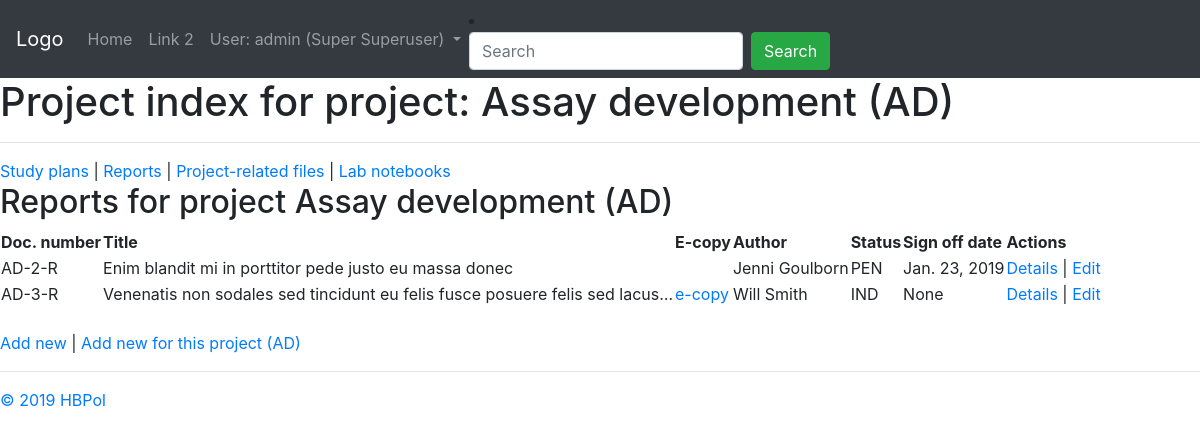
/coreapp/project/2/report (signed in), run on the app's committed database.
### coreapp/models.py (models this page shows, shortened)
class User (AbstractUser):
    date_left = models.DateField(null=True, blank=True)
    def __str__(self):
        return self.get_full_name()

class Project(models.Model):
    name = models.CharField("Project name", max_length=128)
    leader = models.ForeignKey(settings.AUTH_USER_MODEL, on_delete=models.SET_NULL, blank=True, null=True, verbose_name="Project leader")
    prefix = models.CharField("Project code", max_length=8)

class Document(models.Model):
    author = models.ForeignKey(settings.AUTH_USER_MODEL, on_delete=models.SET_NULL, blank=True, null=True, verbose_name="Main author")
    project = models.ForeignKey(Project, on_delete=models.SET_NULL, blank=True, null=True, verbose_name="Associated project")
    title = models.TextField("Document title")
    location = models.ForeignKey(Location, on_delete=models.SET_NULL, blank=True, null=True, verbose_name="Hard copy location")
    document_code = models.CharField("Document code (e.g. study plan, report... )", max_length=3, choices=DOCUMENT_CODE, default='OTH')
    efile = models.FileField("Scanned copy", upload_to='uploads/', null=True, blank=True)
    class Meta:
        abstract = True

class Report(Document):
    study_plan = models.ManyToManyField(StudyPlan, verbose_name="Study plan(s)") # It is assumed each report has one study plan only (many-to-one)
    status = models.CharField("Document status", max_length=3, choices=DOCUMENT_STATUS, default='PEN')
    document_code = 'R'
    sign_date = models.DateField("Sign-off date", null=True, blank=True)

### coreapp/views.py (the view)
# urls.py: path('project/<int:id>/report', views.project_report_list, name='project-report-list'),
@login_required
def project_report_list(request, id):
    reports = Report.objects.filter(project_id=id)
    project = Project.objects.get(id=id)
    context = {'reports': reports, 'project': project, 'page_title': 'R&D EPI | Reports'}
    return render(request, 'coreapp/project_report_list.html', context)

### coreapp/templates/coreapp/project_report_list.html
{% extends 'coreapp/project_index.html' %}
{% block content_filtered %}
	{% include 'coreapp/report_list_core.html' %}
{% endblock %}

### coreapp/templates/coreapp/project_index.html
{% extends 'coreapp/base_generic.html' %}
{% block content %}
	<h1>Project index for project: {{ project.name }} ({{ project.prefix }})</h1>
	<hr>
	<a href="{% url 'project-studyplan-list' project.id %}">Study plans</a> |
	<a href="{% url 'project-report-list' project.id %}">Reports</a> |
	<a href="{% url 'project-relatedfile-list' project.id %}">Project-related files</a> |
	<a href="{% url 'project-labbook-list' project.id %}">Lab notebooks</a>
{% endblock %}

### coreapp/templates/coreapp/base_generic.html (shortened to what this page needs)
<!DOCTYPE html>
<html>
<head>
	<link rel="stylesheet" href="https://stackpath.bootstrapcdn.com/bootstrap/4.3.1/css/bootstrap.min.css">
</head>
<body>
	<nav class="navbar navbar-expand-sm bg-dark navbar-dark">
		<a class="navbar-brand" href="#">Logo</a>
		<ul class="navbar-nav">
			<li class="nav-item">
				<a class="nav-link" href="{% url 'home' %}">Home</a>
			</li>
			<li class="nav-item">
				<a class="nav-link" href="#">Link 2</a>
			</li>
			<li class="nav-item dropdown">
			<a class="nav-link dropdown-toggle" href="#" id="navbardrop" data-toggle="dropdown">
				{% if user.is_authenticated %}
					User: {{ user.username }} ({{ user }})
				{% endif %}
			</a>
			</li>
		</ul>
		<li class="nav-item">
			<form class="form-inline" action="">
				<input class="form-control mr-sm-2" type="text" placeholder="Search">
				<button class="btn btn-success" type="submit">Search</button>
			</form>
		</li>
	</nav>
	{% block content %}
	{% endblock %}
	{% block content_filtered %}
	{% endblock %}
	{% block footer %}
	<hr>
	<a href="https://github.com/HBPol">&copy; 2019 HBPol</a>
	{% endblock %}
</body>
</html>

### coreapp/templates/coreapp/report_list_core.html
	<h2>Reports for project {{ project.name }} ({{ project.prefix }})</h2>
	<table>
		<thead>
			<th>Doc. number</th>
			<th>Title</th>
			<th>E-copy</th>
			<th>Author</th>
			<th>Status</th>
			<th>Sign off date</th>
			<th>Actions</th>
		</thead>
		{% for report in reports %}
		<tr>
			<td>{{ report.project.prefix }}-{{ report.id }}-{{ report.document_code }}</td>
			<td>{{ report.title|truncatechars:75 }}</td>
			<td>
			{% if report.efile %}
				<a href="{{ MEDIA_URL }}{{ report.efile }}">e-copy</a>
			{% endif %}
			</td>
			<td>{{ report.author }}</td>
			<td>{{ report.status }}</td>
			<td>{{ report.sign_date }}</td>
			<td><a href="{% url 'report-detail' report.id %}">Details</a> | <a href="{% url 'report-edit' report.id %}">Edit</a></td>
		</tr>
		{% endfor %}
	</table>
	<br>
	<a href="{% url 'report-create' %}">Add new</a> |
	{% if project %}
	<a href="{% url 'project-report-create' project.id %}">Add new for this project ({{ project.prefix }})</a>
	{% endif %}

### data on the page
User: username "admin", first_name+last_name "Super Superuser"
Project: name "Assay development", prefix "AD"
Report: project.prefix "AD", id "2", document_code "R", title "Enim blandit mi in porttitor pede justo eu massa donec", author "Jenni Goulborn", status "PEN", sign_date "Jan. 23, 2019"
Report: project.prefix "AD", id "3", document_code "R", title "Venenatis non sodales sed tincidunt eu felis fusce posuere felis sed lacus…", author "Will Smith", status "IND", sign_date "None"
